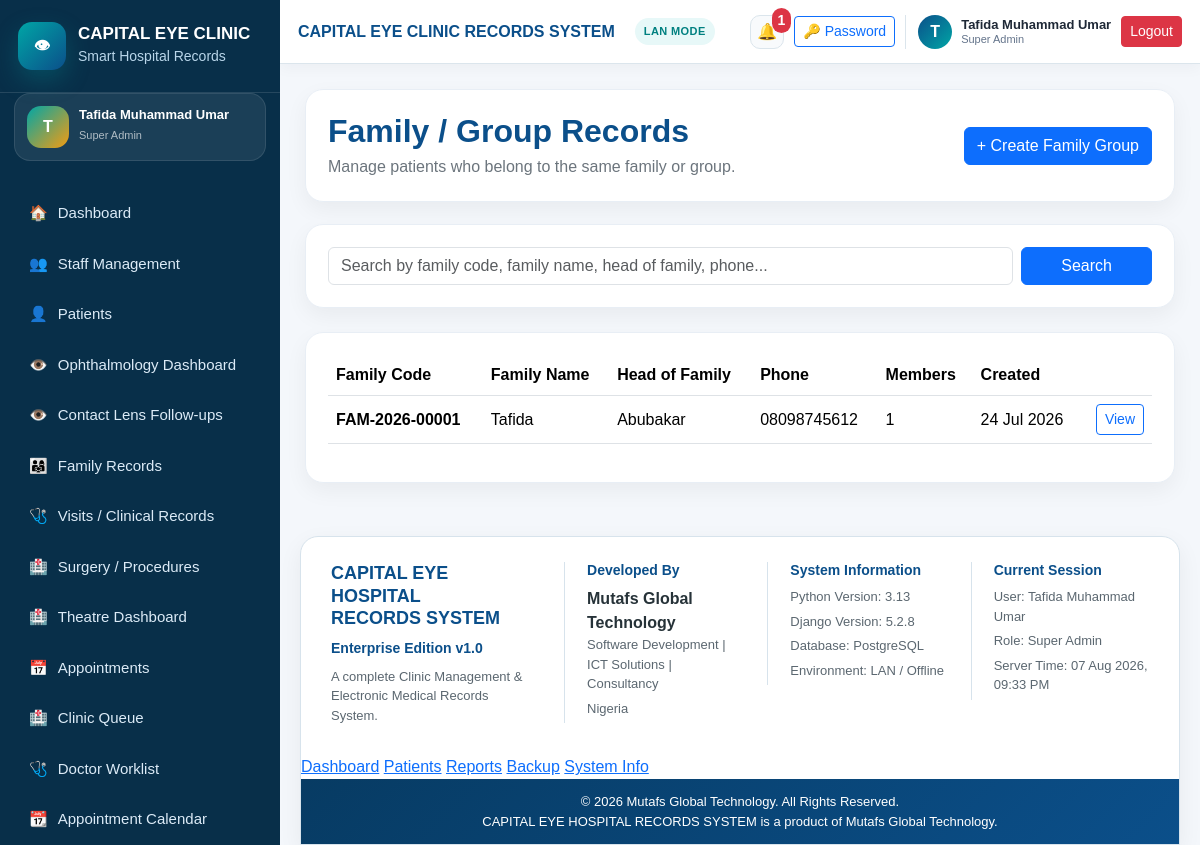
The app's page /patients/families/ (signed in) with its own data.
### settings_app/models.py (models this page shows, shortened)
class SystemSetting(models.Model):
    hospital_name = models.CharField(
        max_length=200,
        default="CAPITAL EYE HOSPITAL",
    )
    system_name = models.CharField(
        max_length=200,
        default="CAPITAL EYE HOSPITAL RECORDS SYSTEM",
    )
    hospital_address = models.TextField(blank=True)
    hospital_phone = models.CharField(max_length=50, blank=True)
    hospital_email = models.EmailField(blank=True)
    receipt_footer = models.TextField(
        blank=True,
        default="Thank you for choosing Capital Eye Hospital.",
    )
    report_footer = models.TextField(
        blank=True,
        default="Generated from CAPITAL EYE HOSPITAL RECORDS SYSTEM.",
    )
    backup_reminder_text = models.CharField(
        max_length=255,
        default="Remember to backup clinic records regularly.",
    )
    default_currency = models.CharField(
        max_length=10,
        default="₦",
    )
    allow_duplicate_warning = models.BooleanField(default=True)
    enable_audit_logs = models.BooleanField(default=True)
    updated_at = models.DateTimeField(auto_now=True)
    class Meta:
        verbose_name = "System Setting"
        verbose_name_plural = "System Settings"
    @classmethod
    def get_settings(cls):
        obj, created = cls.objects.get_or_create(pk=1)
        return obj

### accounts/models.py (models this page shows, shortened)
class User(AbstractUser):
    class Role(models.TextChoices):
        SUPER_ADMIN = "SUPER_ADMIN", "Super Admin"
        HOSPITAL_ADMIN = "HOSPITAL_ADMIN", "Hospital Admin"
        RECEPTIONIST = "RECEPTIONIST", "Receptionist"
        DOCTOR = "DOCTOR", "Doctor/Ophthalmologist"
        NURSE = "NURSE", "Nurse"
        CASHIER = "CASHIER", "Cashier/Accountant"
        RECORDS_OFFICER = "RECORDS_OFFICER", "Records Officer"
        LAB_STAFF = "LAB_STAFF", "Lab/Procedure Staff"
        VIEWER = "VIEWER", "Viewer/Auditor"
    role = models.CharField(
        max_length=30,
        choices=Role.choices,
        default=Role.VIEWER,
    )
    phone_number = models.CharField(max_length=20, blank=True)
    staff_id = models.CharField(max_length=30, blank=True, unique=True, null=True)
    department = models.CharField(max_length=100, blank=True)
    must_change_password = models.BooleanField(default=False)
    is_active_staff = models.BooleanField(default=True)
    created_at = models.DateTimeField(auto_now_add=True)
    updated_at = models.DateTimeField(auto_now=True)
    class Meta:
        ordering = ["first_name", "last_name", "username"]

### patients/models.py (models this page shows, shortened)
class FamilyGroup(models.Model):
    family_code = models.CharField(max_length=30, unique=True, editable=False)
    family_name = models.CharField(max_length=150)
    head_of_family = models.CharField(max_length=150, blank=True)
    primary_phone = models.CharField(max_length=20, blank=True)
    address = models.TextField(blank=True)
    notes = models.TextField(blank=True)
    created_by = models.ForeignKey(
        settings.AUTH_USER_MODEL,
        on_delete=models.SET_NULL,
        null=True,
        blank=True,
        related_name="created_family_groups",
    )
    created_at = models.DateTimeField(default=timezone.now)
    updated_at = models.DateTimeField(auto_now=True)
    class Meta:
        ordering = ["family_name"]
        indexes = [
            models.Index(fields=["family_code"]),
            models.Index(fields=["family_name"]),
            models.Index(fields=["primary_phone"]),
        ]

### patients/views.py (the view, shortened to what this page needs)
# urls.py: path("families/", views.family_group_list, name="family_group_list"),
@login_required
def family_group_list(request):
    query = request.GET.get("q", "").strip()
    family_groups = FamilyGroup.objects.select_related("created_by").all()
    return render(request, "patients/family_group_list.html", {
        "family_groups": family_groups,
        "query": query,
    })

### notifications/context_processors.py (called while the page is built)
def notification_context(request):
    if not request.user.is_authenticated:
        return {
            "unread_notifications_count": 0,
            "recent_notifications": [],
        }
    notifications = Notification.objects.filter(
        recipient=request.user,
        is_read=False,
    ) | Notification.objects.filter(
        is_global=True,
        is_read=False,
    )
    notifications = notifications.order_by("-created_at")
    return {
        "unread_notifications_count": notifications.count(),
        "recent_notifications": notifications[:5],
    }

### templates/patients/family_group_list.html (shortened to what this page needs)
{% extends "base.html" %}
{% block content %}
<div class="page-header">
    <div>
        <h2>Family / Group Records</h2>
        <p>Manage patients who belong to the same family or group.</p>
    </div>
    <a href="{% url 'family_group_create' %}" class="btn btn-primary">
        + Create Family Group
    </a>
</div>
<div class="panel-card mb-4">
    <form method="get" class="row g-2">
        <div class="col-md-10">
            <input
                type="text"
                name="q"
                value="{{ query }}"
                class="form-control"
                placeholder="Search by family code, family name, head of family, phone..."
            >
        </div>
        <div class="col-md-2 d-grid">
            <button class="btn btn-primary">Search</button>
        </div>
    </form>
</div>
<div class="panel-card">
    <div class="table-responsive">
        <table class="table table-hover align-middle">
            <thead>
                <tr>
                    <th>Family Code</th>
                    <th>Family Name</th>
                    <th>Head of Family</th>
                    <th>Phone</th>
                    <th>Members</th>
                    <th>Created</th>
                    <th></th>
                </tr>
            </thead>
            <tbody>
                {% for family in family_groups %}
                    <tr>
                        <td><strong>{{ family.family_code }}</strong></td>
                        <td>{{ family.family_name }}</td>
                        <td>{{ family.head_of_family|default:"-" }}</td>
                        <td>{{ family.primary_phone|default:"-" }}</td>
                        <td>{{ family.members.count }}</td>
                        <td>{{ family.created_at|date:"d M Y" }}</td>
                        <td class="text-end">
                            <a href="{% url 'family_group_detail' family.pk %}" class="btn btn-sm btn-outline-primary">
                                View
                            </a>
                        </td>
                    </tr>
                {% empty %}
                    <tr>
                        <td colspan="7" class="text-center text-muted py-4">
                            No family/group records found.
                        </td>
                    </tr>
                {% endfor %}
            </tbody>
        </table>
    </div>
</div>
{% endblock %}

### templates/base.html (shortened to what this page needs)
{% load static %}
<!DOCTYPE html>
<html lang="en">
<head>
    <link href="{% static 'css/bootstrap.min.css' %}" rel="stylesheet">
    <link href="{% static 'css/app.css' %}?v=20260802-4" rel="stylesheet">
</head>
<body>
{% if user.is_authenticated %}
<div class="app-wrapper">
    <aside class="sidebar" id="sidebar">
        <div class="sidebar-brand">
            <div class="brand-logo eye-brand-logo">👁</div>
            <div>
                <h5>{{ system_settings.hospital_name|default:"CAPITAL EYE" }}</h5>
                <small>Smart Hospital Records</small>
            </div>
        </div>
        <div class="sidebar-user-mini">
            <div class="sidebar-user-avatar">
                {{ request.user.get_full_name|default:request.user.username|slice:":1"|upper }}
            </div>
            <div>
                <strong>{{ request.user.get_full_name|default:request.user.username }}</strong>
                <small>{{ request.user.get_role_display }}</small>
            </div>
        </div>
        <nav class="sidebar-nav">
            <a href="{% url 'dashboard' %}"
               class="nav-link-item {% if request.resolver_match.url_name == 'dashboard' %}active{% endif %}">
                <span>🏠</span> Dashboard
            </a>
            <a href="{% url 'staff_dashboard' %}"
               class="nav-link-item {% if 'staff' in request.resolver_match.url_name %}active{% endif %}">
                <span>👥</span> Staff Management
            </a>
            <a href="{% url 'patient_list' %}"
               class="nav-link-item {% if request.resolver_match.url_name == 'patient_list' or request.resolver_match.url_name == 'patient_create' or request.resolver_match.url_name == 'patient_detail' %}active{% endif %}">
                <span>👤</span> Patients
            </a>
            <a href="{% url 'ophthalmology_dashboard' %}"
               class="nav-link-item {% if request.resolver_match.url_name == 'ophthalmology_dashboard' %}active{% endif %}">
                <span>👁️</span> Ophthalmology Dashboard
            </a>
            <a href="{% url 'contact_lens_follow_up_queue' %}"
               class="nav-link-item {% if request.resolver_match.url_name == 'contact_lens_follow_up_queue' %}active{% endif %}">
                <span>👁️</span> Contact Lens Follow-ups
            </a>
            <a href="{% url 'family_group_list' %}" class="nav-link-item">
                <span>👨‍👩‍👧</span> Family Records
            </a>
            <a href="{% url 'visit_list' %}" class="nav-link-item">
                <span>🩺</span> Visits / Clinical Records
            </a>
            <a href="{% url 'surgery_list' %}" class="nav-link-item">
                <span>🏥</span> Surgery / Procedures
            </a>
            <a href="{% url 'surgery_theatre_dashboard' %}" class="nav-link-item">
                <span>🏥</span> Theatre Dashboard
            </a>
            <a href="{% url 'appointment_list' %}" class="nav-link-item">
                <span>📅</span> Appointments
            </a>
            <a href="{% url 'clinic_queue' %}" class="nav-link-item">
                <span>🏥</span> Clinic Queue
            </a>
            <a href="{% url 'doctor_worklist' %}" class="nav-link-item">
                <span>🩺</span> Doctor Worklist
            </a>
            <a href="{% url 'appointment_calendar' %}" class="nav-link-item">
                <span>📆</span> Appointment Calendar
            </a>
        </nav>
    </aside>
    <main class="main-content">
        <header class="topbar enterprise-topbar">
            <div class="topbar-title">
                <strong>{{ system_settings.system_name }}</strong>
                <span class="system-mode-badge">LAN MODE</span>
            </div>
            <div class="user-area enterprise-user-area">
                <a href="{% url 'notification_list' %}" class="topbar-icon-btn position-relative" title="Notifications">
                    🔔
                    {% if unread_notifications_count %}
                        <span class="notification-count-badge">{{ unread_notifications_count }}</span>
                    {% endif %}
                </a>
                <a href="{% url 'change_own_password' %}" class="btn btn-sm btn-outline-primary topbar-password-btn">
                    🔑 Password
                </a>
                <div class="topbar-user-card">
                    <div class="topbar-avatar">
                        {{ request.user.get_full_name|default:request.user.username|slice:":1"|upper }}
                    </div>
                    <div class="topbar-user-text">
                        <strong>{{ request.user.get_full_name|default:request.user.username }}</strong>
                        <small>{{ request.user.get_role_display }}</small>
                    </div>
                </div>
                <a href="{% url 'logout' %}" class="btn btn-sm btn-danger">
                    Logout
                </a>
            </div>
        </header>
        <section class="page-content page-transition">
            {% block content %}{% endblock %}
        </section>
        <footer class="enterprise-footer">
            <div class="enterprise-footer-grid">
                <div class="footer-brand">
                    <h5>CAPITAL EYE HOSPITAL<br>RECORDS SYSTEM</h5>
                    <p>Enterprise Edition v1.0</p>
                    <small>
                        A complete Clinic Management & Electronic Medical Records System.
                    </small>
                </div>
                <div class="footer-section">
                    <h6>Developed By</h6>
                    <strong>Mutafs Global Technology</strong>
                    <p>Software Development | ICT Solutions | Consultancy</p>
                    <small>Nigeria</small>
                </div>
                <div class="footer-section">
                    <h6>System Information</h6>
                    <p>Python Version: 3.13</p>
                    <p>Django Version: 5.2.8</p>
                    <p>Database: PostgreSQL</p>
                    <p>Environment: LAN / Offline</p>
                </div>
                <div class="footer-section">
                    <h6>Current Session</h6>
                    <p>User: {{ request.user.get_full_name|default:request.user.username }}</p>
                    <p>Role: {{ request.user.get_role_display }}</p>
                    <p>Server Time: {% now "d M Y, h:i A" %}</p>
                </div>
            </div>
            <div class="enterprise-footer-links">
                <a href="{% url 'dashboard' %}">Dashboard</a>
                <a href="{% url 'patient_list' %}">Patients</a>
                <a href="{% url 'reports_dashboard' %}">Reports</a>
                <a href="{% url 'backup_dashboard' %}">Backup</a>
                <a href="{% url 'about_system' %}">System Info</a>
            </div>
            <div class="enterprise-footer-bottom">
                © {% now "Y" %} Mutafs Global Technology. All Rights Reserved.
                <br>
                CAPITAL EYE HOSPITAL RECORDS SYSTEM is a product of Mutafs Global Technology.
            </div>
        </footer>
    </main>
</div>
{% else %}
    {% block public_content %}{% endblock %}
{% endif %}
</body>
</html>

### records on screen
SystemSetting: hospital_name "CAPITAL EYE CLINIC", system_name "CAPITAL EYE CLINIC RECORDS SYSTEM"
User: user.get_full_name "T", user.get_full_name "Tafida Muhammad Umar", user.role "Super Admin"
FamilyGroup: family_code "FAM-2026-00001", family_name "Tafida", head_of_family "Abubakar", primary_phone "08098745612", members.count "1", created_at "24 Jul 2026"

### other values on screen
{{ unread_notifications_count }} "1"
